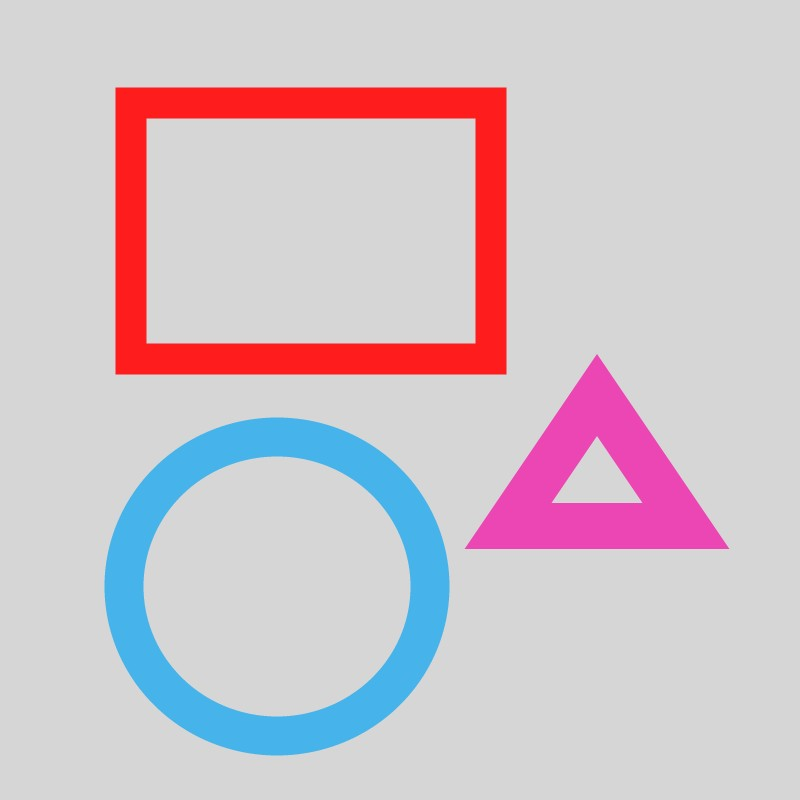
#> input picture shape.jpg, 800 x 800 px
$ jupyter execute 'contour methods.ipynb'
#> lines starting #> are read from the running program, lines starting #| are printed output that depends on the picture; after the words box and inside, x2 and y2 are one past the last pixel; in counts of white or black regions, pixels touching at a corner belong together
[cell 1]
import cv2
import numpy

[cell 2]
#Read the image and convert it to grayscale
image = cv2.imread('shape.jpg')
#> image is the input picture: shape (800, 800, 3); mean B, G, R 203, 195.8, 208.8
image = cv2.resize(image, None, fx=0.6,fy=0.6)
#> image: shape (480, 480, 3)
gray = cv2.cvtColor(image, cv2.COLOR_BGR2GRAY)
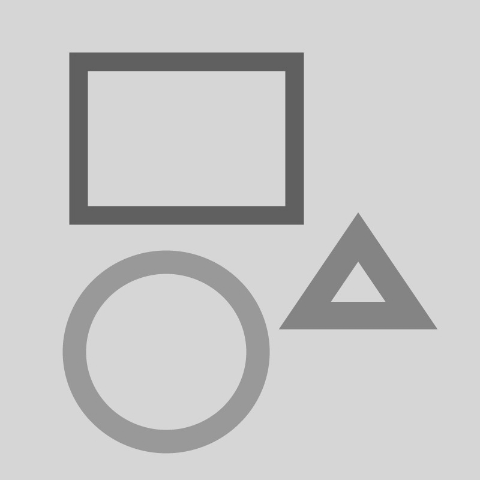
#> gray: shape (480, 480); min 90, max 223, mean 200.5

[cell 3]
#Now convert the grayscale image to binary image
ret, binary = cv2.threshold(gray, 0, 255, cv2.THRESH_BINARY+cv2.THRESH_OTSU)
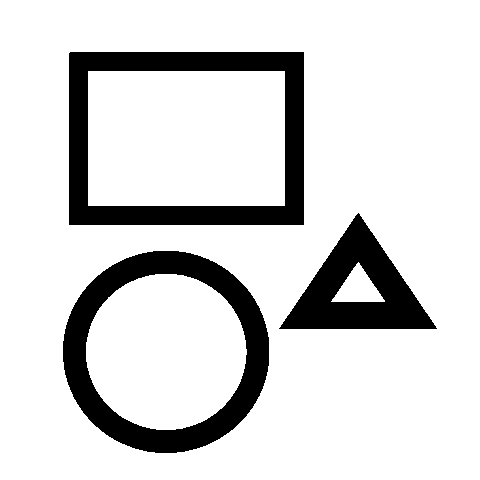
#> binary: shape (480, 480); 84.7% white; 3 black regions
#> ret = 170

[cell 4]
#Now detect the contours
#retr_external: gives outer lines
#retr_list:complete lines in the image including outside andinsise lines
#retr_tree: shows heirar
contours, hierarchy = cv2.findContours(binary, mode=cv2.RETR_TREE, method=cv2.CHAIN_APPROX_NONE)
#> contours = 7 contours; box (x1, y1, x2, y2) and area: (0, 0, 480, 480) 229441, (68, 51, 305, 226) 41060, (62, 250, 270, 454) 33135, (88, 71, 285, 206) 26264, (86, 274, 247, 430) 19490, (278, 212, 438, 330) 9424, (331, 262, 385, 302) 1044

[cell 5]
#Visualize the data structure
print("Length of contours {}".format(len(contours)))
#| Length of contours 7
print("Here is the hierarchy of detected contours :")
print(hierarchy)
#| [[[-1 -1  1 -1]
#|   [ 3 -1  2  0]
#|   [-1 -1 -1  1]
#|   [ 5  1  4  0]
#|   [-1 -1 -1  3]
#|   [-1  3  6  0]
#|   [-1 -1 -1  5]]]

[cell 6]
# draw contours on the original image
image_copy = image.copy()
image_copy = cv2.drawContours(image_copy, contours, -1, (0, 255, 0), thickness=2, lineType=cv2.LINE_AA)
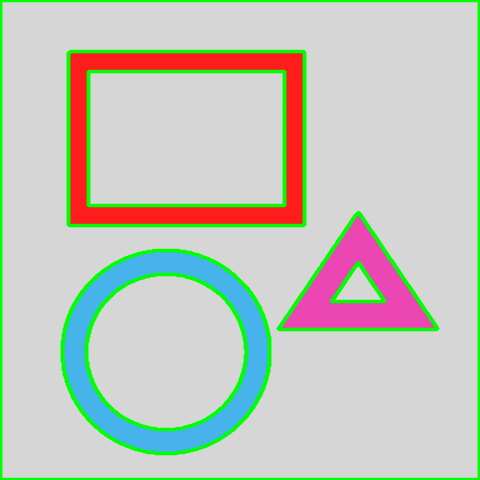
#> image_copy: shape (480, 480, 3); mean B, G, R 189, 200.8, 194.4
